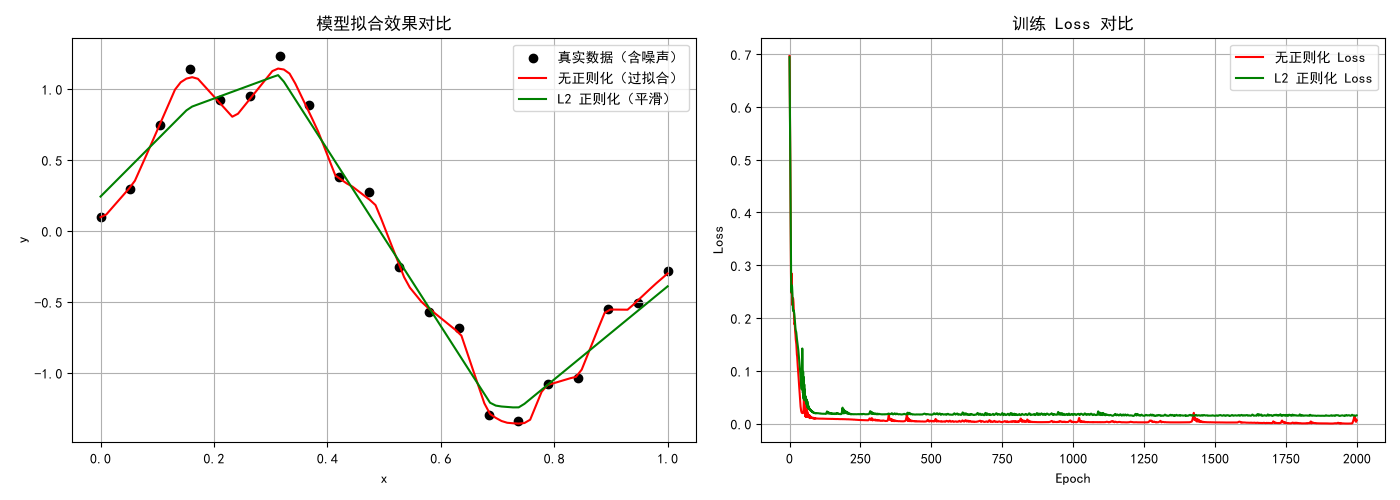

The Python source for this figure:
import numpy as np
import torch
import torch.nn as nn
import matplotlib.pyplot as plt

plt.rcParams["font.sans-serif"] = ["SimHei"]
plt.rcParams["axes.unicode_minus"] = False

np.random.seed(42)
X = np.linspace(0, 1, 20).reshape(-1, 1)
Y = np.sin(2 * np.pi * X) + np.random.randn(20, 1) * 0.2

X_tensor = torch.tensor(X, dtype = torch.float32)
Y_tensor = torch.tensor(Y, dtype = torch.float32)

class BigModel(nn.Module):
    def __init__(self):
        super().__init__()
        self.net = nn.Sequential(
            nn.Linear(1, 64), nn.ReLU(),
            nn.Linear(64, 64), nn.ReLU(),
            nn.Linear(64, 64), nn.ReLU(),
            nn.Linear(64, 1)
        )
    def forward(self, x):
        return self.net(x)

def train_model(weight_decay = 0.0, epochs = 2000):
    model = BigModel()
    optimizer = torch.optim.Adam(model.parameters(), lr = 0.01, weight_decay = weight_decay)
    loss_fn = nn.MSELoss()
    losses = []
    for epoch in range(epochs):
        Y_pred = model(X_tensor)
        loss = loss_fn(Y_pred, Y_tensor)
        optimizer.zero_grad()
        loss.backward()
        optimizer.step()
        losses.append(loss.item())
    return model, losses

model_no_reg, losses_no_reg = train_model(weight_decay=0.0)
model_with_reg, losses_with_reg = train_model(weight_decay=0.01)

plt.figure(figsize=(14, 5))
plt.subplot(1, 2, 1)
plt.scatter(X, Y, color="black", label="真实数据（含噪声）")
X_plot = np.linspace(0, 1, 100).reshape(-1, 1)
X_plot_tensor = torch.tensor(X_plot, dtype=torch.float32)

with torch.no_grad():
    y_plot_no_reg = model_no_reg(X_plot_tensor).numpy()
    y_plot_with_reg = model_with_reg(X_plot_tensor).numpy()

plt.plot(X_plot, y_plot_no_reg, color="red", label="无正则化（过拟合）")
plt.plot(X_plot, y_plot_with_reg, color="green", label="L2 正则化（平滑）")
plt.title("模型拟合效果对比")
plt.xlabel("x")
plt.ylabel("y")
plt.legend()
plt.grid(True)
plt.subplot(1, 2, 2)
plt.plot(losses_no_reg, color="red", label="无正则化 Loss")
plt.plot(losses_with_reg, color="green", label="L2 正则化 Loss")
plt.title("训练 Loss 对比")
plt.xlabel("Epoch")
plt.ylabel("Loss")
plt.legend()
plt.grid(True)
plt.tight_layout()
plt.savefig("day10_overfitting.png")
plt.show()
